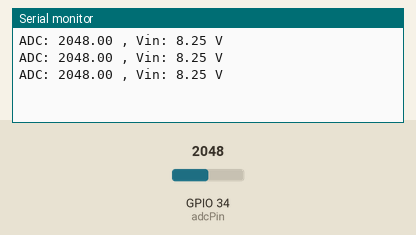
Recording of a sketch running on a simulated ESP32. Shown: the last lines printed to the serial monitor. Inputs (shaded band) come from the test bench; at power-on: GPIO 34 (adcPin) = 2048.

Above: at 1.3 s.
1.4 s: GPIO 34 (adcPin) set to 2866
At 1.9 s:
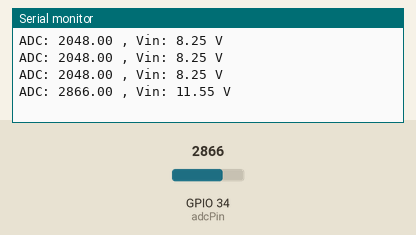
2.9 s: GPIO 34 (adcPin) set to 3603
At 3.4 s:
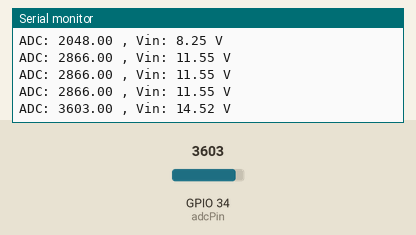
Timing chart, 0 to 5.9 s (numbered marks = the images above; inputs shaded):
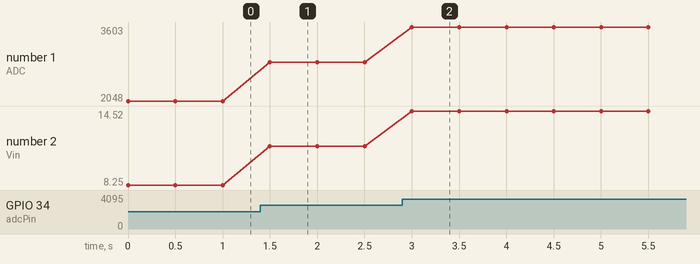

The sketch:

wutvoltage.ino
```cpp
int adcPin = 34; // ขา ADC ของ ESP32
float adcValue = 0;
float voltage = 0;

void setup() {
  Serial.begin(115200);
}

void loop() {
  adcValue = analogRead(adcPin);

  // ADC 12 บิต: 0–4095, Reference = 3.3V
  float Vadc = (adcValue * 3.3) / 4095.0;

  // --- ถ้าใช้โมดูลอย่างเดียว (≤16.5V) ---
  float Vin = Vadc * (30.0 + 7.5) / 7.5; // คูณ factor 5

  // --- ถ้าใช้ Divider เพิ่ม (≤25V) ---
  // float Vin = Vadc * ((R3+R4)/R4) * ((30.0+7.5)/7.5);

  Serial.print("ADC: ");
  Serial.print(adcValue);
  Serial.print(" , Vin: ");
  Serial.print(Vin, 2);
  Serial.println(" V");

  delay(500);
}
```

Measured:
- after the input at 1.4 s, the serial monitor: prints a new line after 0.10 s (image 1)
- after the input at 2.9 s, the serial monitor: prints a new line after 0.10 s (image 2)
- plotted number 1: 2048 → 2866 after the input at 1.4 s, 2866 → 3603 after the input at 2.9 s
- plotted number 2: 8.25 → 11.55 after the input at 1.4 s, 11.55 → 14.52 after the input at 2.9 s
